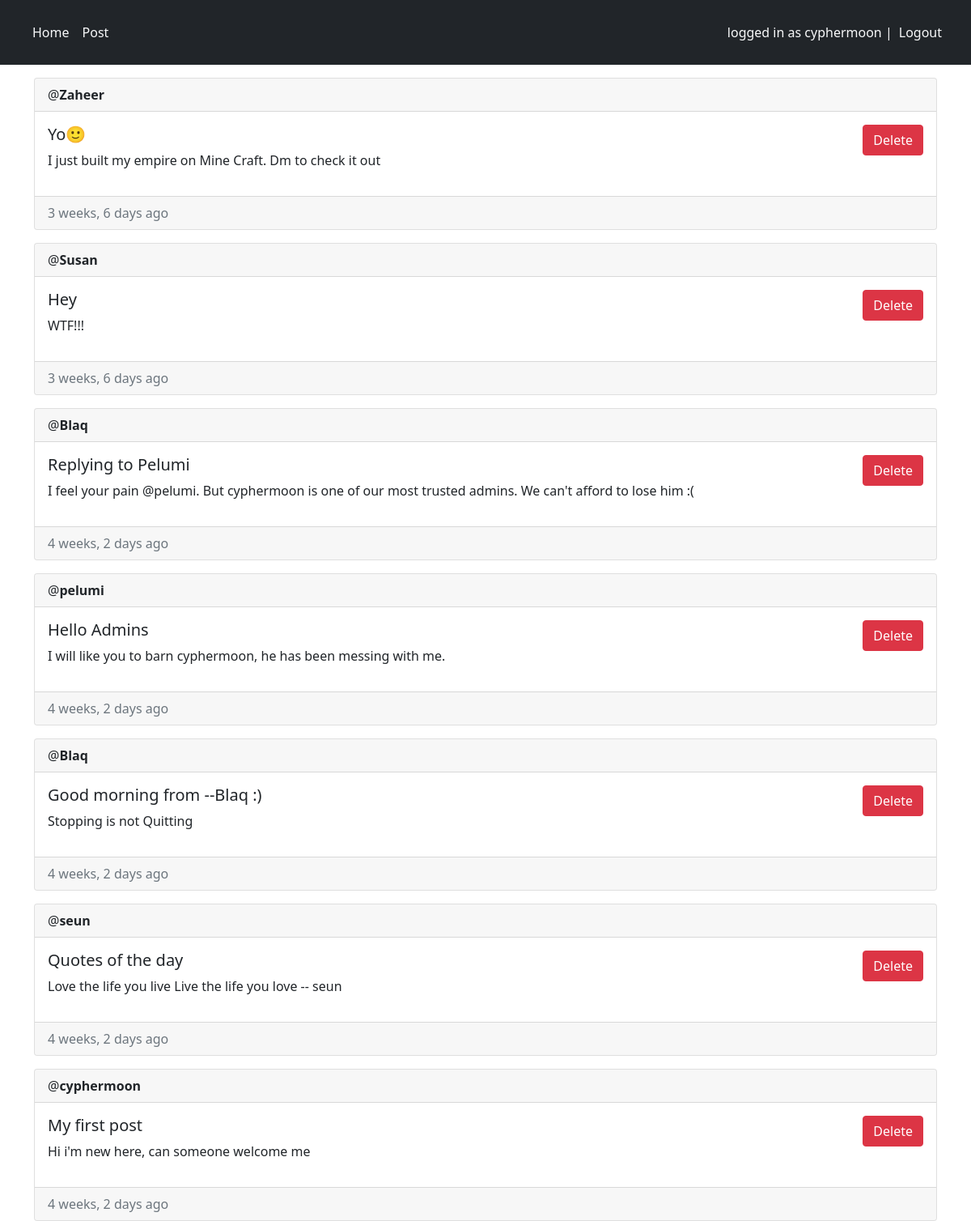
The app's page / (signed in) with its own data.
### main/models.py (models this page shows, shortened)
class Post(models.Model):
    author = models.ForeignKey(User, on_delete=models.CASCADE)
    title = models.CharField(max_length=255)
    description = models.TextField()
    created_at = models.DateTimeField(auto_now_add=True)
    updated_at = models.DateTimeField(auto_now=True)
    class Meta:
        ordering = ('-created_at',)

### main/views.py (the view, shortened to what this page needs)
# urls.py: path('', views.index, name='home'),
@login_required(login_url='/login')
def index(request):
    posts = Post.objects.all()
    context = {
        'posts' : posts
    }
    return render(request, 'main/index.html', context)

### main/templates/main/index.html (shortened to what this page needs)
{% extends 'main/base.html' %}
{% block content %}
{% for post in posts %}
<div class="card mt-3">
    <div class="card-header"> @<strong>{{post.author.username}}</strong> </div>
    <div class="card-body d-flex flex-row justify-content-between">
        <div>
            <h5 class="card-title">{{post.title}}</h5>
            <p>{{post.description}}</p>
        </div>
        <div>
            {% if user == post.author or perms.main.delete_post %}
                <form method="post">
                    <button class="btn btn-danger" name="post-id" value="{{post.id}}"  type="submit"> Delete</button>
                </form>
            {% endif %}
        </div>
    </div>
    <div class="card-footer text-muted"> {{post.created_at|timesince}} ago </div>
</div>
{% empty %}
<p>No post yet :(</p>
{% endfor %}
{% endblock content %}

### main/templates/main/base.html (shortened to what this page needs)
{% load static %}
<!DOCTYPE html>
<html lang="en">
<head>
    <link rel="stylesheet" href="{% static 'main/all.min.css' %}" />
    <link rel="stylesheet" href="{% static 'main/bootstrap.min.css' %}" />
</head>
<body>
    <nav class="navbar navbar-expand-lg navbar-dark bg-dark p-3 ">
        <div class="container-fluid">
            <div class="p-1">
                <ul class="navbar-nav">
                    <li class="nav-item">
                        <a href="/home" class="nav-link text-light"> Home </a>
                    </li>
                    <li class="nav-item">
                        <a href="/create-post" class="nav-link text-light"> Post </a>
                    </li>
                </ul>
            </div>
            <div>
                <ul class="navbar-nav">
                    {% if user.is_authenticated %}
                    <span class="navbar-text text-light">logged in as {{user.username}} | </span>
                        <li class="nav-item">
                            <a href="/logout" class="nav-link text-light">  Logout</a>
                        </li>
                    {% else %}
                    <li class="nav-item">
                        <a href="/login" class="nav-link text-light">Login</a>
                    </li>
                    {% endif %}
                </ul>
            </div>
        </div>
    </nav>
    <div class="container">
        {% block content %} {% endblock %}
    </div>
</body>
</html>

### records on screen
Post: author.username "Zaheer", title "Yo🙂", description "I just built my empire on Mine Craft. Dm to check it out", {{ post.id }} 9 (drawn), created_at "3 weeks, 6 days"
Post: author.username "Susan", title "Hey", description "WTF!!!", {{ post.id }} 8 (drawn), created_at "3 weeks, 6 days"
Post: author.username "Blaq", title "Replying to Pelumi", description "I feel your pain @pelumi. But cyphermoon is one of our most trusted admins. We can't afford to lose him :(", {{ post.id }} 7 (drawn), created_at "4 weeks, 2 days"
Post: author.username "pelumi", title "Hello Admins", description "I will like you to barn cyphermoon, he has been messing with me.", {{ post.id }} 6 (drawn), created_at "4 weeks, 2 days"
Post: author.username "Blaq", title "Good morning from --Blaq :)", description "Stopping is not Quitting", {{ post.id }} 4 (drawn), created_at "4 weeks, 2 days"
Post: author.username "seun", title "Quotes of the day", description "Love the life you live Live the life you love -- seun", {{ post.id }} 3 (drawn), created_at "4 weeks, 2 days"
Post: author.username "cyphermoon", title "My first post", description "Hi i'm new here, can someone welcome me", {{ post.id }} 1 (drawn), created_at "4 weeks, 2 days"

### other values on screen
{{ user.username }} "cyphermoon"
